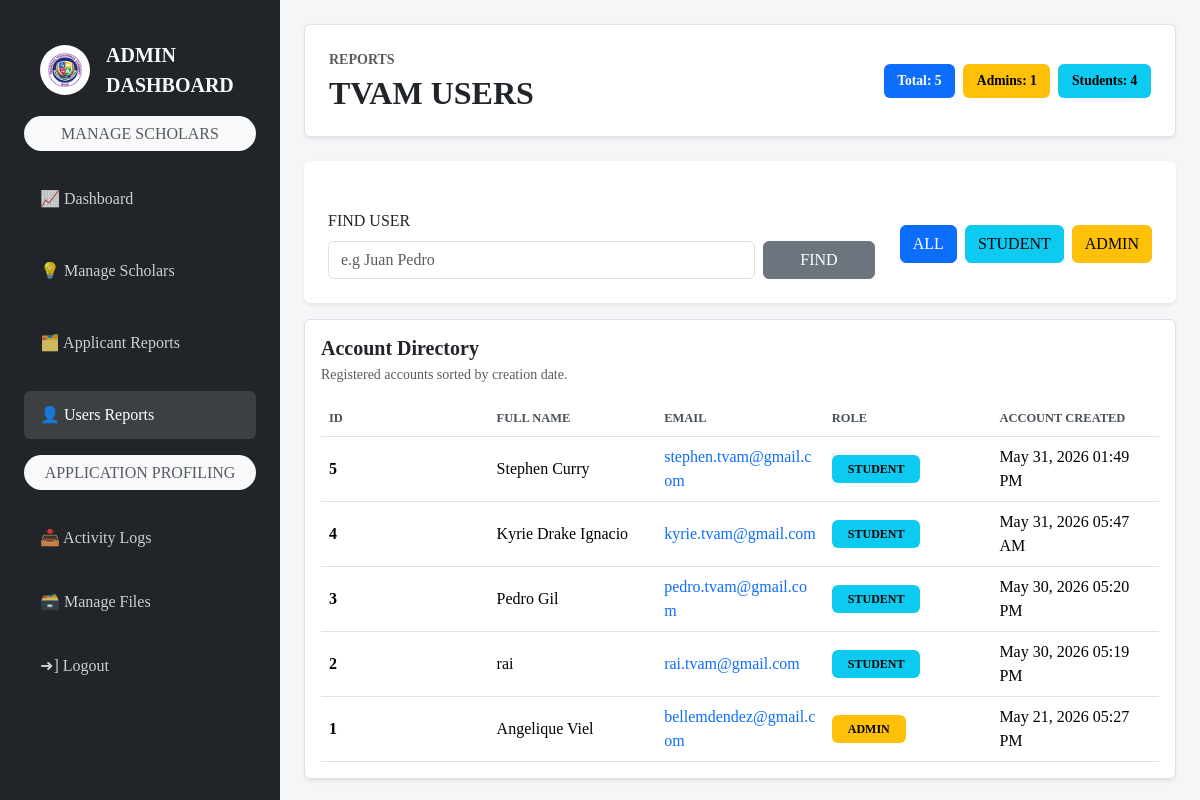
The app's page /admin/reports/index-user.php (signed in) with its own data.
### tables this page shows
CREATE TABLE `users` (
  `id` int(11) NOT NULL,
  `fullname` varchar(100) NOT NULL,
  `email` varchar(100) NOT NULL,
  `password` varchar(100) NOT NULL,
  `role` enum('admin','student') DEFAULT 'student',
  `created_at` timestamp NOT NULL DEFAULT current_timestamp()
);

### admin/reports/index-user.php (the view, shortened to what this page needs)
<?php
require_once "../../config/admin-auth.php";
$search = isset($_GET['user']) ? trim($_GET['user']) : "";
$sql_display = "SELECT id, fullname, email, role, created_at
                FROM users";
$sql_display .= " ORDER BY created_at DESC";
$stmt = $conn->prepare($sql_display);
$stmt->execute();
$result = $stmt->get_result();
$users = [];
$adminCount = 0;
$studentCount = 0;
while ($row = $result->fetch_assoc()) {
    $role = strtolower($row['role']);
    if ($role === 'admin') {
        $adminCount++;
    }
    if ($role === 'student') {
        $studentCount++;
    }
    $users[] = $row;
}
$totalUsers = count($users);
?>
<!DOCTYPE html>
<html lang="en">
<head>
    <link href="https://cdn.jsdelivr.net/npm/bootstrap@5.3.3/dist/css/bootstrap.min.css" rel="stylesheet">
    <link rel="stylesheet" href="/TVAM_SCHOLARSHIP/assets/css/style.css">
    <link rel="stylesheet" href="/TVAM_SCHOLARSHIP/assets/css/admin.css">
</head>
<body class="admin-page admin-report-page">
    <div class="d-flex flex-column flex-md-row min-vh-100">
        <?php include "../../includes/sidebar.php"; ?>
        <main class="container-fluid flex-grow-1 p-3 p-md-4">
            <div class="d-flex flex-column flex-lg-row align-items-lg-center justify-content-between gap-3 p-4 mb-4 border shadow-sm bg-white rounded">
                <div>
                    <p class="text-uppercase text-muted small fw-bold mb-1">Reports</p>
                    <h2 class="text-uppercase fw-bold mb-0">TVAM Users</h2>
                </div>
                <div class="d-flex flex-wrap gap-2">
                    <span class="badge text-bg-primary report-count-badge">Total: <?php echo $totalUsers; ?></span>
                    <span class="badge text-bg-warning report-count-badge">Admins: <?php echo $adminCount; ?></span>
                    <span class="badge text-bg-info report-count-badge">Students: <?php echo $studentCount; ?></span>
                </div>
            </div>
            <div class="card border-0 shadow-sm rounded-2 mt-1 p-3 px-4 py-4">
                <form action="" method="GET" class="form-group">
                    <div class="row mt-3 align-items-center g-2">
                        <div class="col-12 col-md-6 col-lg-8">
                            <label for="user" class="form-label text-uppercase">FIND USER</label>
                            <div class="d-flex flex-column flex-md-row gap-2">
                                <input type="text" name="user" class="form-control" placeholder="e.g Juan Pedro" value="<?php echo htmlspecialchars($search); ?>">
                                <button type="submit" value="findUser" name="find" class="btn btn-secondary w-25 w-md-auto">FIND</button>
                            </div>
                        </div>
                        <div class="col-12 col-md-6 col-lg-4 text-start text-md-end">
                            <div class="d-flex flex-wrap gap-2 justify-content-start justify-content-md-end user-search-actions">
                                <a href="index-user.php" class="btn btn-primary">ALL</a>
                                <a href="index-user.php?role=student" class="btn btn-info text-uppercase">STUDENT</a>
                                <a href="index-user.php?role=admin" class="btn btn-warning text-uppercase">ADMIN</a>
                            </div>
                        </div>
                    </div>
                </form>
            </div>
            <div class="bg-white border rounded shadow-sm p-3 mt-3">
                <div class="d-flex flex-column flex-sm-row align-items-sm-center justify-content-between gap-2 mb-3">
                    <div>
                        <h5 class="fw-bold mb-1">Account Directory</h5>
                        <p class="text-muted mb-0 small">Registered accounts sorted by creation date.</p>
                    </div>
                </div>
                <div class="table-responsive">
                    <table class="table table-hover align-middle mb-0 admin-responsive-table">
                        <thead>
                        <tr>
                            <th>ID</th>
                            <th>Full Name</th>
                            <th>Email</th>
                            <th>Role</th>
                            <th>Account Created</th>
                        </tr>
                        </thead>
                        <tbody>
                            <?php if ($totalUsers > 0) {
                                foreach ($users as $row) {
                                    $role = strtolower($row['role']);
                                    $badgeClass = "text-bg-secondary";
                                    if ($role === 'admin') {
                                        $badgeClass = "text-bg-warning";
                                    }
                                    if ($role === 'student') {
                                        $badgeClass = "text-bg-info";
                                    }
                                    $createdAt = !empty($row['created_at']) ? date("M d, Y h:i A", strtotime($row['created_at'])) : "N/A";
                            ?>
                            <tr>
                                <td data-label="ID" class="fw-bold"><?php echo htmlspecialchars($row['id']); ?></td>
                                <td data-label="Full Name"><?php echo htmlspecialchars($row['fullname']); ?></td>
                                <td data-label="Email">
                                    <a class="text-decoration-none" href="mailto:<?php echo htmlspecialchars($row['email']); ?>">
                                        <?php echo htmlspecialchars($row['email']); ?>
                                    </a>
                                </td>
                                <td data-label="Role">
                                    <span class="badge <?php echo $badgeClass; ?> text-uppercase px-3 py-2">
                                        <?php echo htmlspecialchars($row['role']); ?>
                                    </span>
                                </td>
                                <td data-label="Account Created"><?php echo htmlspecialchars($createdAt); ?></td>
                            </tr>
                            <?php }
                            } else { ?>
                            <tr>
                                <td colspan="5" class="text-center text-muted py-5">No users found in the database.</td>
                            </tr>
                            <?php } ?>
                        </tbody>
                    </table>
                </div>
            </div>
        </main>
    </div>
</body>
</html>

### includes/sidebar.php (shortened to what this page needs)
<?php
$currentPath = parse_url($_SERVER['REQUEST_URI'], PHP_URL_PATH);
function isSidebarActive($paths)
{
    global $currentPath;
    foreach ((array) $paths as $path) {
        if ($currentPath === $path || strpos($currentPath, rtrim($path, '/') . '/') === 0) {
            return ' active';
        }
    }
    return '';
}
?>
<aside class="offcanvas-md offcanvas-start p-4 bg-dark text-light min-vh-100" tabindex="-1" id="sidebar" aria-labelledby="sidebarLabel">
    <div class="offcanvas-header admin-sidebar-header d-flex gap-3">
        <img src="/TVAM_SCHOLARSHIP/assets/images/TVAMLOGO.png" alt="TVAM LOGO" class="img-fluid rounded-circle bg-transparent" style="width: 50px;">
        <h1 class="offcanvas-title fs-5 fw-bold text-uppercase" id="sidebarLabel">ADMIN DASHBOARD</h1>
    </div>
    <div class="offcanvas-body admin-sidebar-body d-flex flex-column">
        <h4 class="text-muted text-bg-light fs-6 p-2 rounded-5 text-center">MANAGE SCHOLARS</h4>
        <ul class="nav flex-column gap-4 w-100 mt-3">
            <li class="nav-item ">
                <a href="/TVAM_SCHOLARSHIP/admin/dashboard.php" class="nav-link<?php echo isSidebarActive('/TVAM_SCHOLARSHIP/admin/dashboard.php'); ?>"> 📈 Dashboard</a>
            </li>
            <li class="nav-item">
                <a href="/TVAM_SCHOLARSHIP/admin/scholars/index.php" class="nav-link<?php echo isSidebarActive('/TVAM_SCHOLARSHIP/admin/scholars/index.php'); ?>"> 💡 Manage Scholars</a>
            </li>
            <li class="nav-item">
                <a href="/TVAM_SCHOLARSHIP/admin/applications/index.php" class="nav-link<?php echo isSidebarActive('/TVAM_SCHOLARSHIP/admin/applications'); ?>"> 🗂️ Applicant Reports</a>
            </li>
            <li class="nav-item">
                <a href="/TVAM_SCHOLARSHIP/admin/reports/index-user.php" class="nav-link<?php echo isSidebarActive('/TVAM_SCHOLARSHIP/admin/reports/index-user.php'); ?>"> 👤 Users Reports</a>
            </li>
        </ul>
        <h4 class="text-muted text-bg-light fs-6 p-2 rounded-5 mt-3 text-center">APPLICATION PROFILING</h4>
        <ul class="nav flex-column w-100">
            <li class="nav-item">
                <a href="/TVAM_SCHOLARSHIP/admin/reports/logs.php" class="nav-link<?php echo isSidebarActive('/TVAM_SCHOLARSHIP/admin/reports/logs.php'); ?> mt-3">📥 Activity Logs</a>
            </li>
            <li class="nav-item">
                <a href="/TVAM_SCHOLARSHIP/admin/documents/index.php" class="mt-3 nav-link<?php echo isSidebarActive('/TVAM_SCHOLARSHIP/admin/documents/index.php'); ?>"> 🗃️ Manage Files</a>
            </li>
            <li class="nav-item">
                <a href="/TVAM_SCHOLARSHIP/auth/logout.php" class="nav-link mt-3"> ➜] Logout </a>
            </li>
        </ul>
    </div>
</aside>

### assets/css/style.css (style rules this page uses)
* { padding: 0; margin: 0; box-sizing: border-box; font-family:'Times New Roman', Times, serif; }

### assets/css/admin.css (style rules this page uses)
.admin-page { background-color: #f5f6f8; }
.admin-page #sidebar { width: 280px; min-height: 100vh; flex: 0 0 280px; }
.admin-page .admin-sidebar-body .nav-link { color: rgba(255, 255, 255, 0.78); border-radius: 6px; padding: 0.75rem 1rem; }
.admin-page .admin-sidebar-body .nav-link:hover, .admin-page .admin-sidebar-body .nav-link.active { background-color: rgba(255, 255, 255, 0.12); color: #ffffff; }
.admin-report-page .report-count-badge { border-radius: 6px; font-size: 0.85rem; padding: 0.65rem 0.85rem; }
.admin-report-page .form-control { min-width: 0; }
.admin-report-page .user-search-actions { display: flex; flex-wrap: wrap; gap: 0.5rem; justify-content: flex-start; }
.admin-responsive-table thead th { color: #495057; font-size: 0.78rem; letter-spacing: 0; text-transform: uppercase; white-space: nowrap; }
.admin-responsive-table tbody td { vertical-align: middle; }
.admin-page .table-responsive { overflow-x: auto; -webkit-overflow-scrolling: touch; }
.admin-page .table-responsive table { width: 100%; table-layout: fixed; }
.admin-page .table-responsive th, .admin-page .table-responsive td { white-space: normal !important; word-wrap: break-word; word-break: break-word; }

### records on screen
users: id "5", fullname "Stephen Curry", email "stephen.tvam@gmail.com", role "STUDENT", created_at "May 31, 2026 01:49 PM"
users: id "4", fullname "Kyrie Drake Ignacio", email "kyrie.tvam@gmail.com", role "STUDENT", created_at "May 31, 2026 05:47 AM"
users: id "3", fullname "Pedro Gil", email "pedro.tvam@gmail.com", role "STUDENT", created_at "May 30, 2026 05:20 PM"
users: id "2", fullname "rai", email "rai.tvam@gmail.com", role "STUDENT", created_at "May 30, 2026 05:19 PM"
users: id "1", fullname "Angelique Viel", email "bellemdendez@gmail.com", role "ADMIN", created_at "May 21, 2026 05:27 PM"

### other values on screen
$totalUsers "5"
$adminCount "1"
$studentCount "4"
